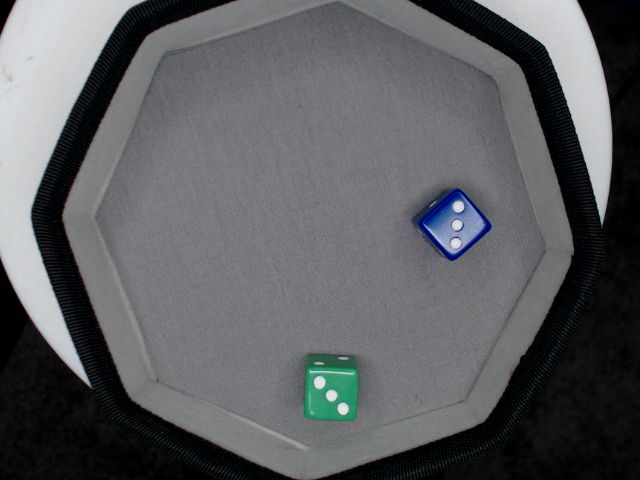
#> input picture Dataset/FullFrame/image_20240220_170841_full_frame.png, 640 x 480 px, given in place of the camera
$ python DiceDetectionTest.py
#> lines starting #> are read from the running program, lines starting #| are printed output that depends on the picture; after the words box and inside, x2 and y2 are one past the last pixel; in counts of white or black regions, pixels touching at a corner belong together
import cv2
import numpy as np
import os

# Function to reset the snapshot
def reset_snapshot():
    global cap, snapshot
    _, snapshot = cap.read()
    print("Snapshot reset")

# Function to save isolated new regions
def save_isolated_regions(regions, directory="DiceGrabs"):
    if not os.path.exists(directory):
        os.makedirs(directory)

    existing_files = os.listdir(directory)
    existing_count = len(existing_files)

    for i, region in enumerate(regions):
        cv2.imwrite(os.path.join(directory, f"region_{existing_count + i + 1}.png"), region)

    print(f"Saved {len(regions)} isolated regions for the current frame.")

# Capture video from the camera (0 is usually the default camera)
cap = cv2.VideoCapture(0)

# Take the initial snapshot
_, snapshot = cap.read()
#> snapshot is the input picture: shape (480, 640, 3); mean B, G, R 96.2, 93.7, 92.1

# Minimum and maximum contour area thresholds
min_contour_area = 1000
max_contour_area = 5000

# Font settings for displaying text on the frame
font = cv2.FONT_HERSHEY_SIMPLEX
font_scale = 0.75
font_thickness = 1

while True:
    # Capture the current frame
    ret, frame = cap.read()

    # Calculate the absolute difference between the snapshot and the current frame
    diff = cv2.absdiff(frame, snapshot)
#> diff: shape (480, 640, 3); every value is 0

    # Convert the difference to grayscale
    gray_diff = cv2.cvtColor(diff, cv2.COLOR_BGR2GRAY)
#> gray_diff: shape (480, 640); every value is 0

    # Threshold the grayscale difference
    _, threshold = cv2.threshold(gray_diff, 25, 255, cv2.THRESH_BINARY)

    # Find contours in the threshold image
    contours, _ = cv2.findContours(threshold, cv2.RETR_EXTERNAL, cv2.CHAIN_APPROX_SIMPLE)
#> contours = []

    # Draw red contours for detected objects with desired size and convex hull
    isolated_regions = []  # List to store isolated new regions for the current frame
    display_frame = frame.copy()  # Create a copy for display purposes

    for contour in contours:
        # Calculate the area of each contour
        area = cv2.contourArea(contour)

        # If the area is within the desired range
        if min_contour_area < area < max_contour_area:
            # Calculate convex hull
            hull = cv2.convexHull(contour)
            # Draw the contour in red
            cv2.drawContours(display_frame, [hull], 0, (0, 0, 255), 2)
            # Store the region for the current frame
            x, y, w, h = cv2.boundingRect(hull)
            isolated_regions.append(frame[y:y+h, x:x+w])
#> this loop made 0 passes
#> after the loop, isolated_regions = []

    # Display the resulting frame with the number of isolated regions
    cv2.putText(display_frame, f"Number of Dice Estimated: {len(isolated_regions)}", (10, 20),
                font, font_scale, (255, 105, 180), font_thickness, cv2.LINE_AA)  # Hot pink color
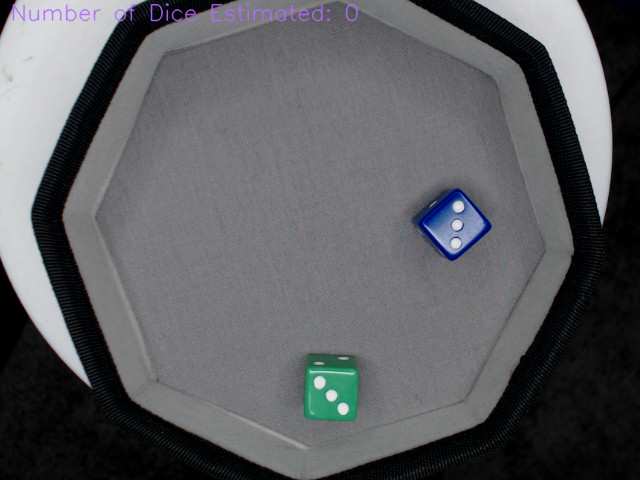
#> display_frame: shape (480, 640, 3); 0.71% of pixels changed, all inside (x1, y1, x2, y2) = (12, 3, 359, 22)
    cv2.imshow("Live Feed", display_frame)

    # Check for keyboard input
    key = cv2.waitKey(1) & 0xFF
#> (key q is pressed here)

    # Break the loop if 'q' key is pressed
    if key == ord('q'):
        break

    # Save isolated regions for the current frame if 'p' key is pressed
    elif key == ord('p'):
        save_isolated_regions(isolated_regions)

    # Reset snapshot if 'r' key is pressed
    elif key == ord('r'):
        reset_snapshot()

# Release the video capture object and close all windows
cap.release()
cv2.destroyAllWindows()

$ run again, on Dataset/FullFrame/image_20240220_171455_full_frame.png
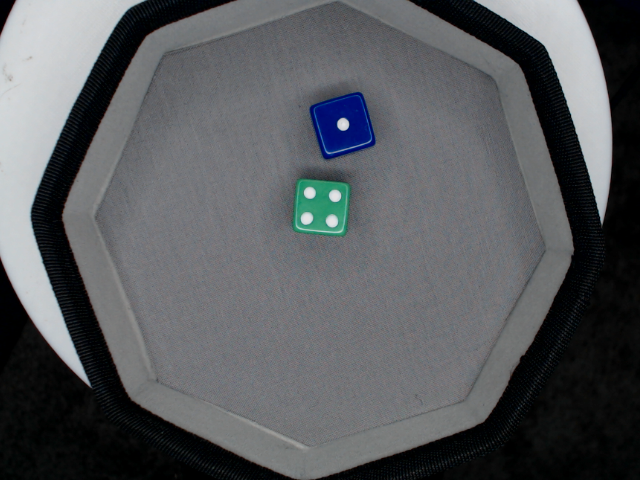
#> input picture Dataset/FullFrame/image_20240220_171455_full_frame.png, 640 x 480 px, given in place of the camera
#> snapshot is the input picture: shape (480, 640, 3); mean B, G, R 93.3, 90.2, 87.8
#> diff: shape (480, 640, 3); every value is 0
#> gray_diff: shape (480, 640); every value is 0
#> contours = []
#> `cv2.putText(display_frame, f"Number of Dice Estimated: {len(isolated_r..`:
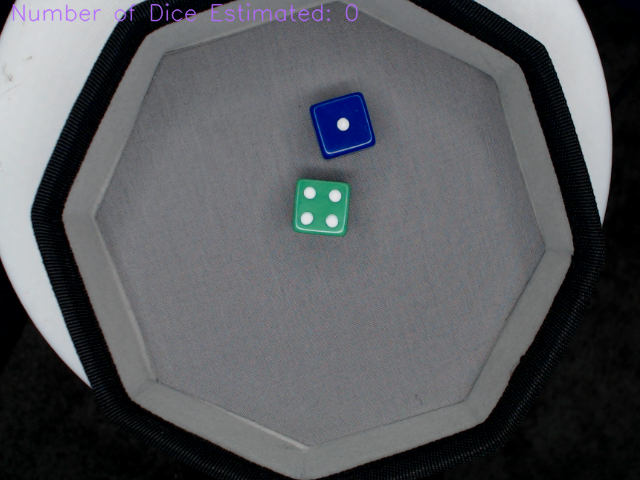
#> display_frame: shape (480, 640, 3); 0.71% of pixels changed, all inside (x1, y1, x2, y2) = (12, 3, 359, 22)

$ run again, on Dataset/FullFrame/image_20240220_172605_full_frame.png
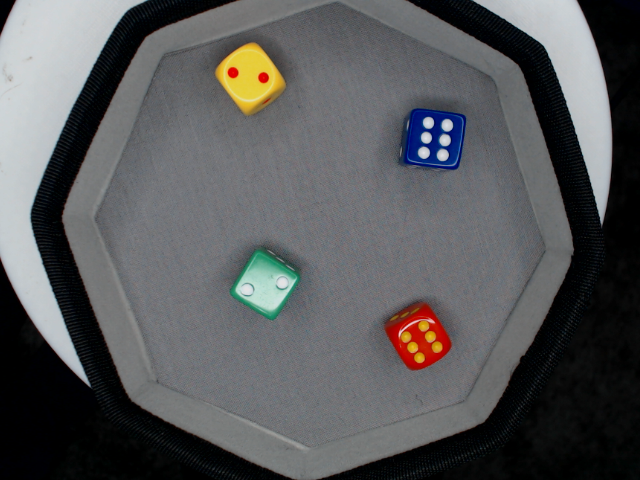
#> input picture Dataset/FullFrame/image_20240220_172605_full_frame.png, 640 x 480 px, given in place of the camera
#> snapshot is the input picture: shape (480, 640, 3); mean B, G, R 90.3, 89, 88.2
#> diff: shape (480, 640, 3); every value is 0
#> gray_diff: shape (480, 640); every value is 0
#> contours = []
#> `cv2.putText(display_frame, f"Number of Dice Estimated: {len(isolated_r..`:
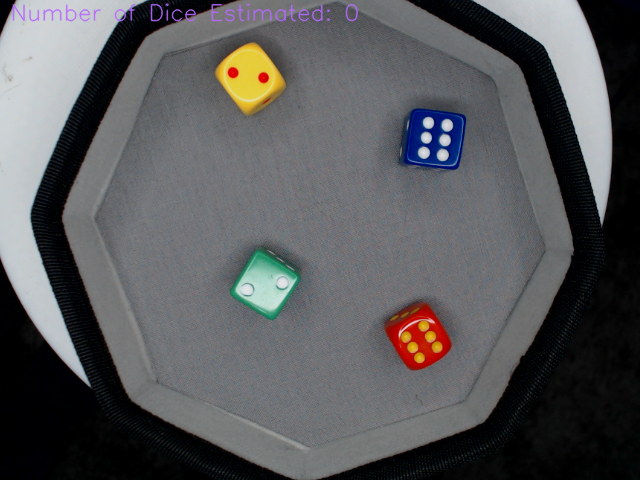
#> display_frame: shape (480, 640, 3); 0.71% of pixels changed, all inside (x1, y1, x2, y2) = (12, 3, 359, 22)

$ run again, on Dataset/FullFrame/image_20240220_172642_full_frame.png
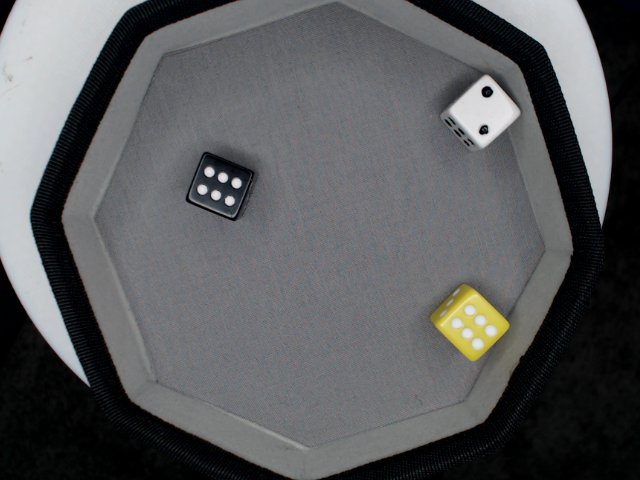
#> input picture Dataset/FullFrame/image_20240220_172642_full_frame.png, 640 x 480 px, given in place of the camera
#> snapshot is the input picture: shape (480, 640, 3); mean B, G, R 92.3, 90.9, 89.7
#> diff: shape (480, 640, 3); every value is 0
#> gray_diff: shape (480, 640); every value is 0
#> contours = []
#> `cv2.putText(display_frame, f"Number of Dice Estimated: {len(isolated_r..`:
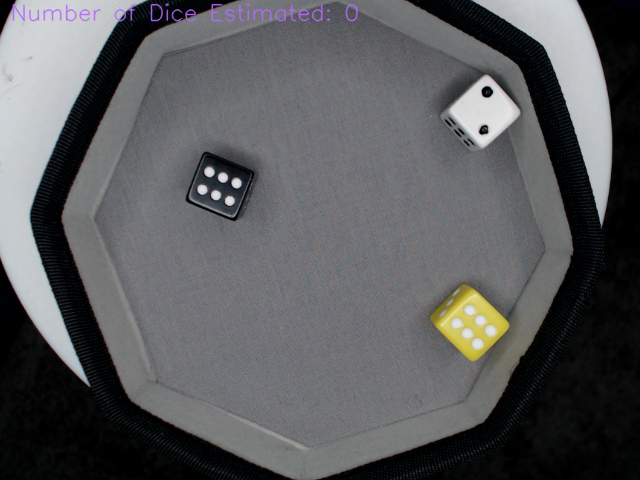
#> display_frame: shape (480, 640, 3); 0.71% of pixels changed, all inside (x1, y1, x2, y2) = (12, 3, 359, 22)
